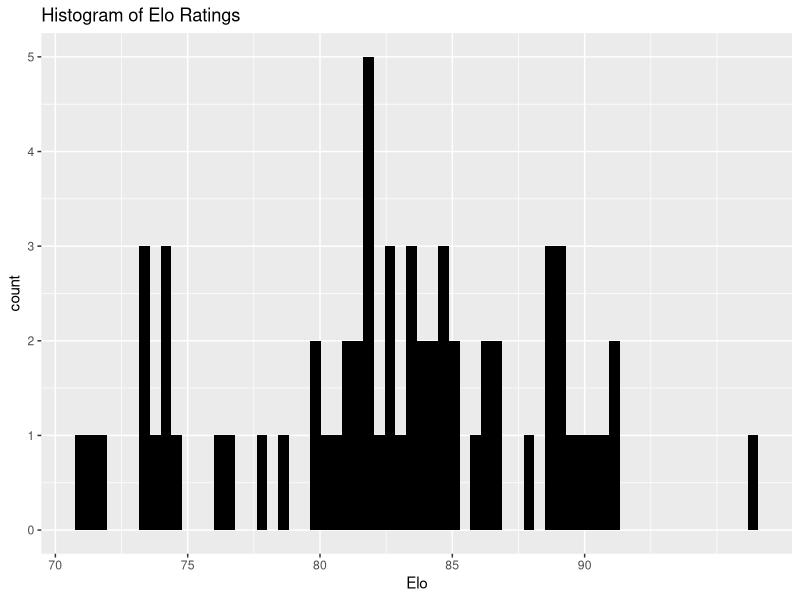
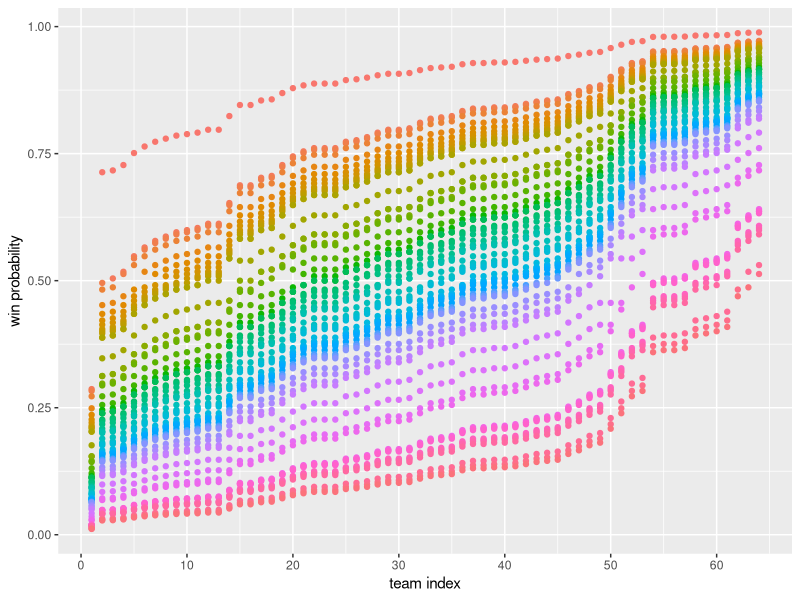
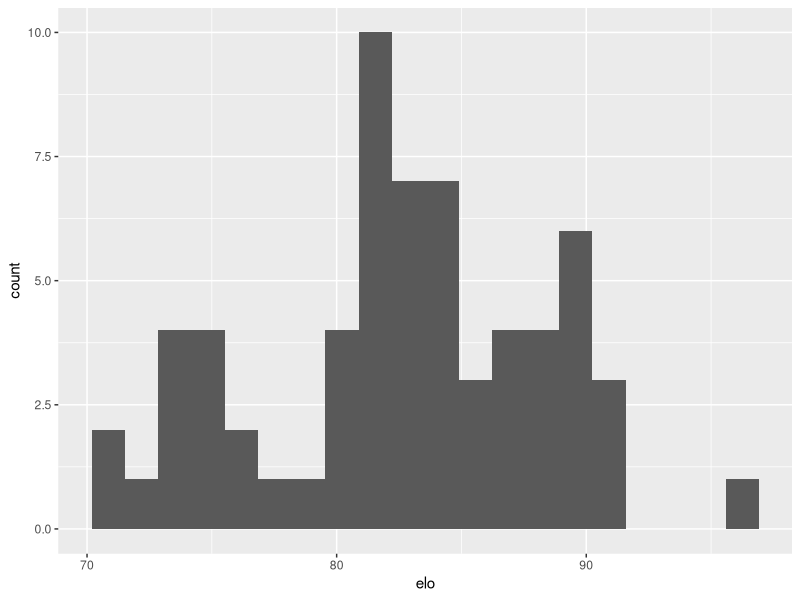
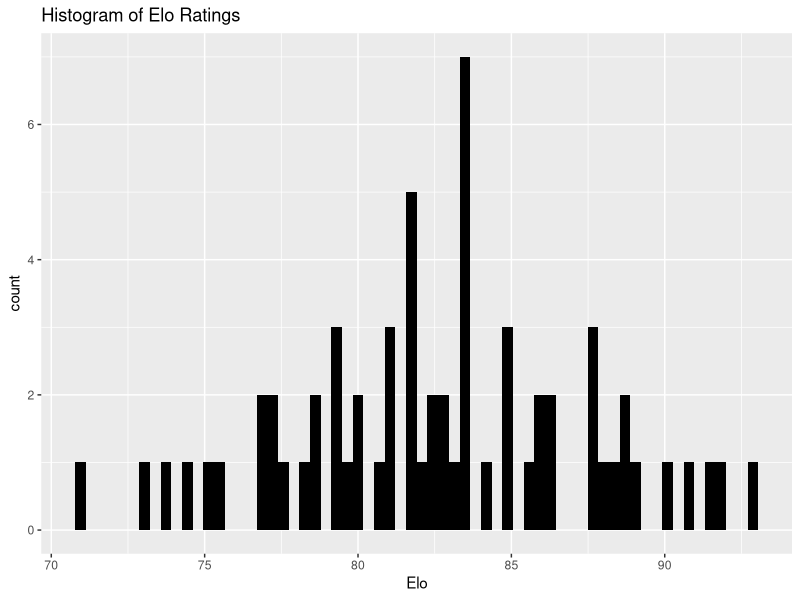
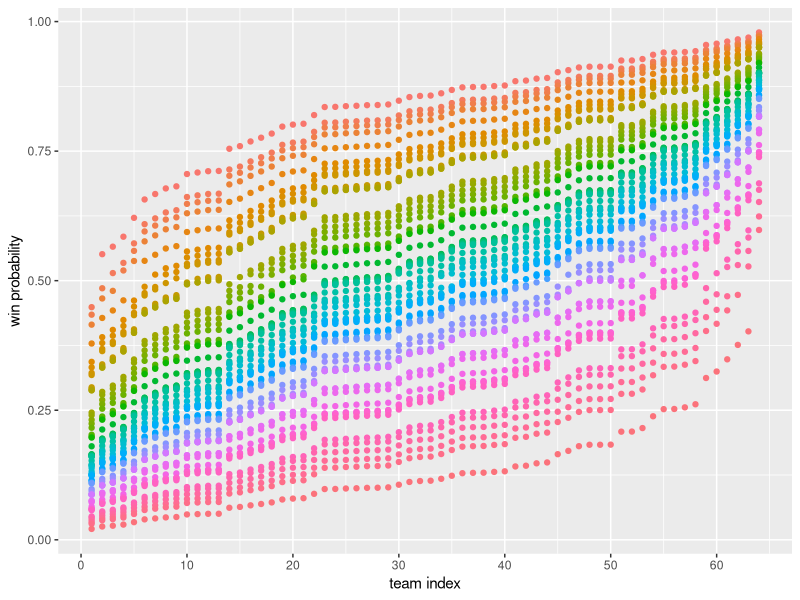
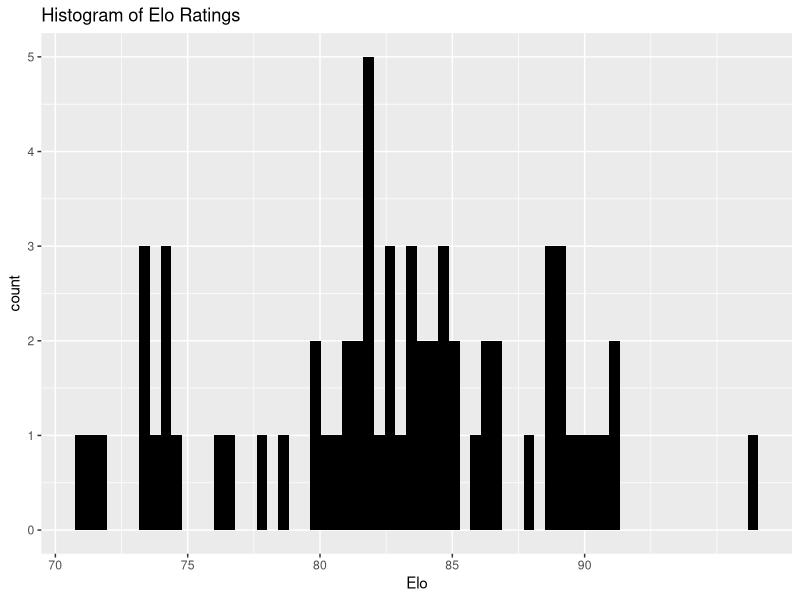
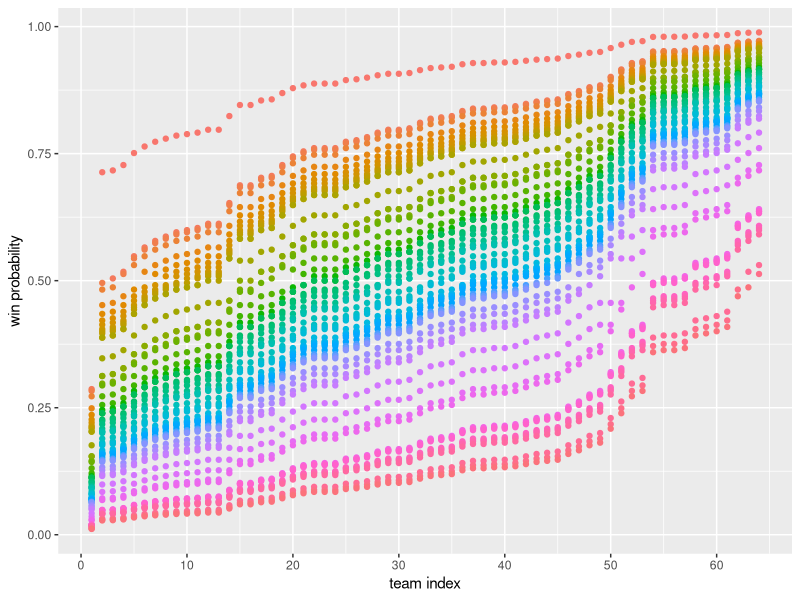
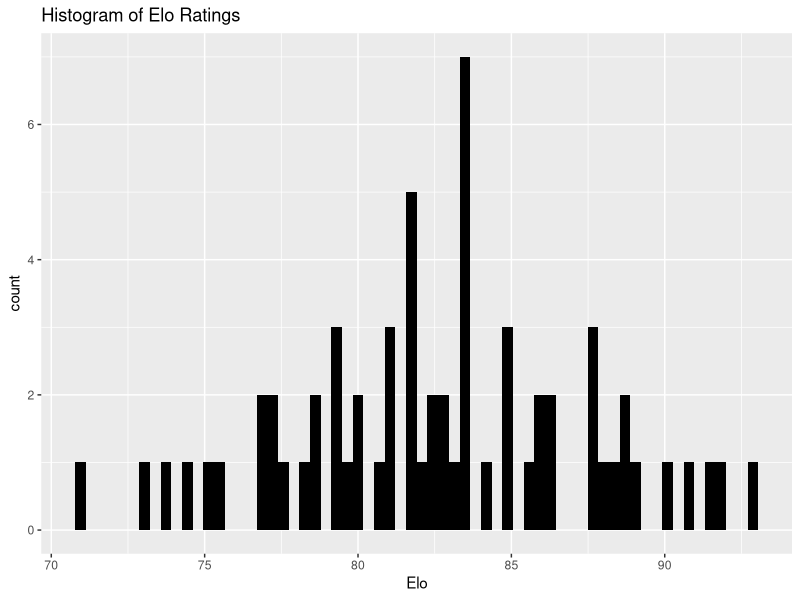

Here is the R script that generated these plots, in order:
library(tidyverse)

#############################
### Actual 2022 538 ELO's ###
#############################

d538 = read_csv("../data/538_ELO.csv")
n = 64 #nrow(d538)

elo_prob <- function(elo1, elo2) {
  1 / (1 + 10^(-(elo1 - elo2)*30.464/400)) 
} 

get_prob_matrix <- function(elos) {
  P = matrix(nrow=n, ncol=n)
  rownames(P) = paste("Team", 1:n) #d538$team_name
  colnames(P) = paste("Team", 1:n) #d538$team_name
  
  for (i in 1:n) {
    for (j in 1:n) {
      if (i != j) {
        elo_i = elos[i]
        elo_j = elos[j]
        P[i,j] = elo_prob(elo_i, elo_j)
      }
    }
  }
  
  P
}

make_elo_plot <- function(elos) {
  elo_plot = tibble(elos = elos) %>% ggplot() + geom_histogram(aes(x=elos), bins=64, fill="black") +
    labs(title="Histogram of Elo Ratings") +
    scale_x_continuous(name="Elo", breaks=seq(70,93,by=5)) 
  elo_plot
}

make_wp_plot <- function(P_matrix) {
  P1_tib = tibble(reshape2::melt(P_matrix) %>% 
                    rename(t1=Var1,t2=Var2,p=value) %>% 
                    arrange(t1,t2) %>% drop_na()) %>%
    mutate(t2_num = as.numeric(str_sub(t2,6)))
  P1_tib
  P1_plot = P1_tib %>% ggplot() +
    theme(legend.position="none") +
    geom_point(aes(x=t2_num, y=p, color=t1)) +
    scale_x_continuous(breaks=seq(0,64,by=10),name="team index") +
    ylab("win probability")
  P1_plot
}




P_538_2022 = get_prob_matrix(d538$elo)
P_538_2022[1:6,1:6]
P_538_2022_elo_plot = make_elo_plot(d538$elo)
P_538_2022_elo_plot
P_538_2022_P_plot = make_wp_plot(P_538_2022)
P_538_2022_P_plot


write.csv(P_538_2022, "../data/P_538_2022.csv")
ggsave("plot_P_538_2022/P_538_2022_elo_plot.png", P_538_2022_elo_plot, width=6,height=6)
ggsave("plot_P_538_2022/P_538_2022_P_plot.png", P_538_2022_P_plot, width=6,height=6)


#################
### ELO Model ###
#################

d538 %>% ggplot() + geom_histogram(aes(x=elo), bins=20)
d538$elo

set.seed(77)
r_elos = rnorm(100, mean(d538$elo), sd(d538$elo))
r_elos = r_elos[70 <= r_elos & r_elos <= 93][1:64]
r_elos = sort(r_elos,decreasing = TRUE)


elo_plot = make_elo_plot(r_elos)
elo_plot

P1 = get_prob_matrix(r_elos)


P1_plot = make_wp_plot(P1)
P1_plot


P1[1:6,1:6]

ggsave("plot_P1/P1_elo_plot.png", elo_plot, width=7, height=6)
ggsave("plot_P1/P1_win_probs.png", P1_plot, width=6,height=6)

write.csv(P1, "../data/P1.csv")

